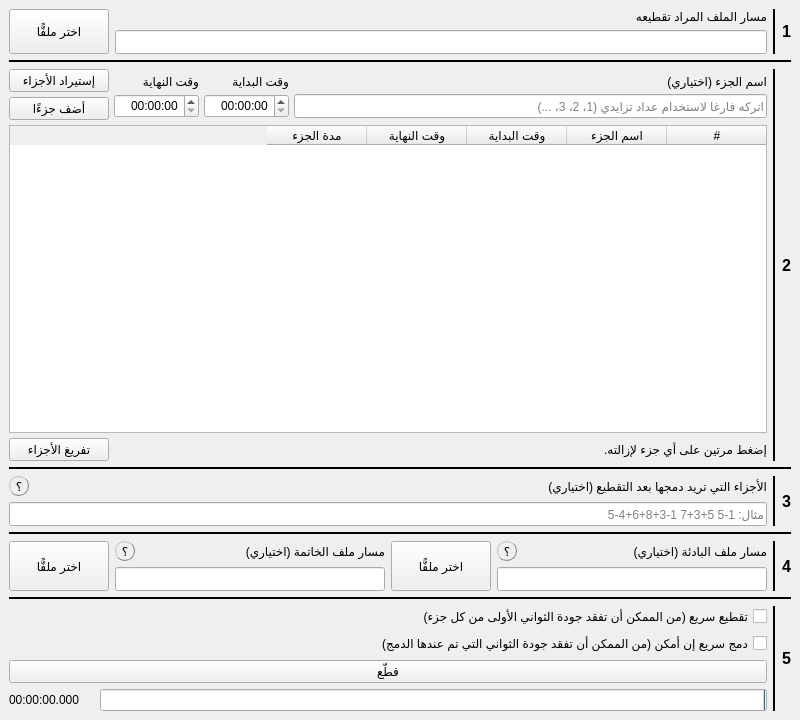
<?xml version="1.0" encoding="UTF-8"?>
<ui version="4.0">
 <class>MainWindow</class>
 <widget class="QMainWindow" name="MainWindow">
  <property name="geometry">
   <rect>
    <x>0</x>
    <y>0</y>
    <width>800</width>
    <height>720</height>
   </rect>
  </property>
  <property name="windowTitle">
   <string>تقطيع</string>
  </property>
  <property name="layoutDirection">
   <enum>Qt::RightToLeft</enum>
  </property>
  <widget class="QWidget" name="centralwidget">
   <layout class="QVBoxLayout" name="verticalLayout_12">
    <item>
     <layout class="QHBoxLayout" name="horizontalLayout_2" stretch="0,0,0,0">
      <item>
       <widget class="QLabel" name="label_2">
        <property name="font">
         <font>
          <pointsize>12</pointsize>
          <bold>true</bold>
         </font>
        </property>
        <property name="text">
         <string>1</string>
        </property>
       </widget>
      </item>
      <item>
       <widget class="Line" name="line_3">
        <property name="frameShadow">
         <enum>QFrame::Plain</enum>
        </property>
        <property name="lineWidth">
         <number>2</number>
        </property>
        <property name="orientation">
         <enum>Qt::Vertical</enum>
        </property>
       </widget>
      </item>
      <item>
       <layout class="QVBoxLayout" name="verticalLayout_4">
        <property name="sizeConstraint">
         <enum>QLayout::SetDefaultConstraint</enum>
        </property>
        <item>
         <widget class="QLabel" name="cuttingFilePathLabel">
          <property name="sizePolicy">
           <sizepolicy hsizetype="Preferred" vsizetype="Preferred">
            <horstretch>0</horstretch>
            <verstretch>0</verstretch>
           </sizepolicy>
          </property>
          <property name="text">
           <string>مسار الملف المراد تقطيعه</string>
          </property>
         </widget>
        </item>
        <item>
         <widget class="QLineEdit" name="cuttingFilePath">
          <property name="enabled">
           <bool>true</bool>
          </property>
          <property name="minimumSize">
           <size>
            <width>0</width>
            <height>24</height>
           </size>
          </property>
          <property name="focusPolicy">
           <enum>Qt::NoFocus</enum>
          </property>
          <property name="readOnly">
           <bool>true</bool>
          </property>
          <property name="placeholderText">
           <string/>
          </property>
         </widget>
        </item>
       </layout>
      </item>
      <item>
       <layout class="QHBoxLayout" name="horizontalLayout_5" stretch="0">
        <property name="spacing">
         <number>-1</number>
        </property>
        <property name="sizeConstraint">
         <enum>QLayout::SetDefaultConstraint</enum>
        </property>
        <item>
         <widget class="QPushButton" name="selectFile">
          <property name="sizePolicy">
           <sizepolicy hsizetype="Minimum" vsizetype="Minimum">
            <horstretch>0</horstretch>
            <verstretch>0</verstretch>
           </sizepolicy>
          </property>
          <property name="minimumSize">
           <size>
            <width>100</width>
            <height>0</height>
           </size>
          </property>
          <property name="focusPolicy">
           <enum>Qt::NoFocus</enum>
          </property>
          <property name="text">
           <string>اختر ملفًّا</string>
          </property>
          <property name="flat">
           <bool>false</bool>
          </property>
         </widget>
        </item>
       </layout>
      </item>
     </layout>
    </item>
    <item>
     <widget class="Line" name="line_2">
      <property name="frameShadow">
       <enum>QFrame::Plain</enum>
      </property>
      <property name="lineWidth">
       <number>2</number>
      </property>
      <property name="orientation">
       <enum>Qt::Horizontal</enum>
      </property>
     </widget>
    </item>
    <item>
     <layout class="QHBoxLayout" name="horizontalLayout_14">
      <item>
       <widget class="QLabel" name="label_3">
        <property name="font">
         <font>
          <pointsize>12</pointsize>
          <bold>true</bold>
         </font>
        </property>
        <property name="text">
         <string>2</string>
        </property>
       </widget>
      </item>
      <item>
       <widget class="Line" name="line_4">
        <property name="frameShadow">
         <enum>QFrame::Plain</enum>
        </property>
        <property name="lineWidth">
         <number>2</number>
        </property>
        <property name="orientation">
         <enum>Qt::Vertical</enum>
        </property>
       </widget>
      </item>
      <item>
       <layout class="QVBoxLayout" name="verticalLayout_10">
        <property name="spacing">
         <number>5</number>
        </property>
        <item>
         <layout class="QHBoxLayout" name="horizontalLayout" stretch="0,0,0,0">
          <item>
           <layout class="QVBoxLayout" name="verticalLayout">
            <property name="spacing">
             <number>-1</number>
            </property>
            <property name="topMargin">
             <number>5</number>
            </property>
            <item>
             <widget class="QLabel" name="sectionTitleLabel">
              <property name="sizePolicy">
               <sizepolicy hsizetype="Minimum" vsizetype="Maximum">
                <horstretch>0</horstretch>
                <verstretch>0</verstretch>
               </sizepolicy>
              </property>
              <property name="text">
               <string>اسم الجزء (اختياري)</string>
              </property>
             </widget>
            </item>
            <item>
             <widget class="QLineEdit" name="sectionTitle">
              <property name="minimumSize">
               <size>
                <width>0</width>
                <height>24</height>
               </size>
              </property>
              <property name="layoutDirection">
               <enum>Qt::RightToLeft</enum>
              </property>
              <property name="alignment">
               <set>Qt::AlignLeading|Qt::AlignLeft|Qt::AlignVCenter</set>
              </property>
              <property name="placeholderText">
               <string>اتركه فارغا لاستخدام عداد تزايدي (1، 2، 3، ...)</string>
              </property>
             </widget>
            </item>
           </layout>
          </item>
          <item>
           <layout class="QVBoxLayout" name="verticalLayout_2">
            <property name="spacing">
             <number>-1</number>
            </property>
            <property name="topMargin">
             <number>5</number>
            </property>
            <item>
             <widget class="QLabel" name="sectionStartTimeLabel">
              <property name="sizePolicy">
               <sizepolicy hsizetype="Preferred" vsizetype="Maximum">
                <horstretch>0</horstretch>
                <verstretch>0</verstretch>
               </sizepolicy>
              </property>
              <property name="text">
               <string>وقت البداية</string>
              </property>
             </widget>
            </item>
            <item>
             <widget class="QTimeEdit" name="sectionStartTime">
              <property name="minimumSize">
               <size>
                <width>85</width>
                <height>24</height>
               </size>
              </property>
              <property name="layoutDirection">
               <enum>Qt::LeftToRight</enum>
              </property>
              <property name="alignment">
               <set>Qt::AlignRight|Qt::AlignTrailing|Qt::AlignVCenter</set>
              </property>
              <property name="currentSection">
               <enum>QDateTimeEdit::HourSection</enum>
              </property>
              <property name="displayFormat">
               <string>HH:mm:ss</string>
              </property>
              <property name="currentSectionIndex">
               <number>0</number>
              </property>
             </widget>
            </item>
           </layout>
          </item>
          <item>
           <layout class="QVBoxLayout" name="verticalLayout_3">
            <property name="spacing">
             <number>-1</number>
            </property>
            <property name="topMargin">
             <number>5</number>
            </property>
            <item>
             <widget class="QLabel" name="sectionEndTimeLabel">
              <property name="sizePolicy">
               <sizepolicy hsizetype="Preferred" vsizetype="Maximum">
                <horstretch>0</horstretch>
                <verstretch>0</verstretch>
               </sizepolicy>
              </property>
              <property name="text">
               <string>وقت النهاية</string>
              </property>
             </widget>
            </item>
            <item>
             <widget class="QTimeEdit" name="sectionEndTime">
              <property name="minimumSize">
               <size>
                <width>85</width>
                <height>24</height>
               </size>
              </property>
              <property name="layoutDirection">
               <enum>Qt::LeftToRight</enum>
              </property>
              <property name="alignment">
               <set>Qt::AlignRight|Qt::AlignTrailing|Qt::AlignVCenter</set>
              </property>
              <property name="displayFormat">
               <string>HH:mm:ss</string>
              </property>
             </widget>
            </item>
           </layout>
          </item>
          <item>
           <layout class="QVBoxLayout" name="verticalLayout_8">
            <item>
             <widget class="QPushButton" name="importSections">
              <property name="sizePolicy">
               <sizepolicy hsizetype="Minimum" vsizetype="Minimum">
                <horstretch>0</horstretch>
                <verstretch>0</verstretch>
               </sizepolicy>
              </property>
              <property name="minimumSize">
               <size>
                <width>100</width>
                <height>0</height>
               </size>
              </property>
              <property name="maximumSize">
               <size>
                <width>100</width>
                <height>16777215</height>
               </size>
              </property>
              <property name="sizeIncrement">
               <size>
                <width>0</width>
                <height>0</height>
               </size>
              </property>
              <property name="baseSize">
               <size>
                <width>0</width>
                <height>0</height>
               </size>
              </property>
              <property name="focusPolicy">
               <enum>Qt::NoFocus</enum>
              </property>
              <property name="toolTip">
               <string>يمكنك استيراد الأجزاء من ملف Excel</string>
              </property>
              <property name="text">
               <string>إستيراد الأجزاء</string>
              </property>
             </widget>
            </item>
            <item>
             <widget class="QPushButton" name="addSection">
              <property name="sizePolicy">
               <sizepolicy hsizetype="Minimum" vsizetype="Minimum">
                <horstretch>0</horstretch>
                <verstretch>0</verstretch>
               </sizepolicy>
              </property>
              <property name="minimumSize">
               <size>
                <width>100</width>
                <height>0</height>
               </size>
              </property>
              <property name="maximumSize">
               <size>
                <width>100</width>
                <height>16777215</height>
               </size>
              </property>
              <property name="sizeIncrement">
               <size>
                <width>0</width>
                <height>0</height>
               </size>
              </property>
              <property name="baseSize">
               <size>
                <width>0</width>
                <height>0</height>
               </size>
              </property>
              <property name="focusPolicy">
               <enum>Qt::StrongFocus</enum>
              </property>
              <property name="styleSheet">
               <string notr="true"/>
              </property>
              <property name="text">
               <string>أضف جزءًا</string>
              </property>
             </widget>
            </item>
           </layout>
          </item>
         </layout>
        </item>
        <item>
         <widget class="QTableWidget" name="sections">
          <property name="focusPolicy">
           <enum>Qt::ClickFocus</enum>
          </property>
          <property name="sizeAdjustPolicy">
           <enum>QAbstractScrollArea::AdjustIgnored</enum>
          </property>
          <property name="editTriggers">
           <set>QAbstractItemView::NoEditTriggers</set>
          </property>
          <property name="alternatingRowColors">
           <bool>true</bool>
          </property>
          <property name="showGrid">
           <bool>true</bool>
          </property>
          <attribute name="horizontalHeaderVisible">
           <bool>true</bool>
          </attribute>
          <attribute name="horizontalHeaderCascadingSectionResizes">
           <bool>false</bool>
          </attribute>
          <attribute name="horizontalHeaderShowSortIndicator" stdset="0">
           <bool>false</bool>
          </attribute>
          <attribute name="horizontalHeaderStretchLastSection">
           <bool>false</bool>
          </attribute>
          <attribute name="verticalHeaderVisible">
           <bool>false</bool>
          </attribute>
          <column>
           <property name="text">
            <string>#</string>
           </property>
          </column>
          <column>
           <property name="text">
            <string>اسم الجزء</string>
           </property>
          </column>
          <column>
           <property name="text">
            <string>وقت البداية</string>
           </property>
          </column>
          <column>
           <property name="text">
            <string>وقت النهاية</string>
           </property>
          </column>
          <column>
           <property name="text">
            <string>مدة الجزء</string>
           </property>
          </column>
         </widget>
        </item>
        <item>
         <layout class="QHBoxLayout" name="horizontalLayout_3" stretch="1,0">
          <item>
           <widget class="QLabel" name="label">
            <property name="layoutDirection">
             <enum>Qt::RightToLeft</enum>
            </property>
            <property name="text">
             <string>إضغط مرتين على أي جزء لإزالته.</string>
            </property>
           </widget>
          </item>
          <item>
           <widget class="QPushButton" name="clearSections">
            <property name="minimumSize">
             <size>
              <width>100</width>
              <height>0</height>
             </size>
            </property>
            <property name="focusPolicy">
             <enum>Qt::NoFocus</enum>
            </property>
            <property name="text">
             <string>تفريغ الأجزاء</string>
            </property>
           </widget>
          </item>
         </layout>
        </item>
       </layout>
      </item>
     </layout>
    </item>
    <item>
     <widget class="Line" name="line_8">
      <property name="frameShadow">
       <enum>QFrame::Plain</enum>
      </property>
      <property name="lineWidth">
       <number>2</number>
      </property>
      <property name="orientation">
       <enum>Qt::Horizontal</enum>
      </property>
     </widget>
    </item>
    <item>
     <layout class="QHBoxLayout" name="horizontalLayout_13">
      <item>
       <widget class="QLabel" name="label_6">
        <property name="font">
         <font>
          <pointsize>12</pointsize>
          <bold>true</bold>
         </font>
        </property>
        <property name="text">
         <string>3</string>
        </property>
       </widget>
      </item>
      <item>
       <widget class="Line" name="line_9">
        <property name="frameShadow">
         <enum>QFrame::Plain</enum>
        </property>
        <property name="lineWidth">
         <number>2</number>
        </property>
        <property name="orientation">
         <enum>Qt::Vertical</enum>
        </property>
       </widget>
      </item>
      <item>
       <layout class="QVBoxLayout" name="verticalLayout_5">
        <item>
         <layout class="QHBoxLayout" name="horizontalLayout_6">
          <item>
           <widget class="QLabel" name="sectionsToMergeListLabel">
            <property name="sizePolicy">
             <sizepolicy hsizetype="Preferred" vsizetype="Preferred">
              <horstretch>0</horstretch>
              <verstretch>0</verstretch>
             </sizepolicy>
            </property>
            <property name="statusTip">
             <string/>
            </property>
            <property name="whatsThis">
             <string/>
            </property>
            <property name="lineWidth">
             <number>1</number>
            </property>
            <property name="text">
             <string>الأجزاء التي تريد دمجها بعد التقطيع (اختياري)</string>
            </property>
           </widget>
          </item>
          <item>
           <spacer name="horizontalSpacer_3">
            <property name="orientation">
             <enum>Qt::Horizontal</enum>
            </property>
            <property name="sizeHint" stdset="0">
             <size>
              <width>40</width>
              <height>20</height>
             </size>
            </property>
           </spacer>
          </item>
          <item>
           <widget class="QLabel" name="sectionsToMergeListLabelHint">
            <property name="minimumSize">
             <size>
              <width>20</width>
              <height>0</height>
             </size>
            </property>
            <property name="styleSheet">
             <string notr="true">QLabel {
    border-style: outset;
    border-width: 1px;
    border-radius: 10px;
    border-color: grey;
}</string>
            </property>
            <property name="text">
             <string>؟</string>
            </property>
            <property name="alignment">
             <set>Qt::AlignCenter</set>
            </property>
           </widget>
          </item>
         </layout>
        </item>
        <item>
         <widget class="QLineEdit" name="sectionsToMergeList">
          <property name="enabled">
           <bool>true</bool>
          </property>
          <property name="minimumSize">
           <size>
            <width>0</width>
            <height>24</height>
           </size>
          </property>
          <property name="focusPolicy">
           <enum>Qt::ClickFocus</enum>
          </property>
          <property name="layoutDirection">
           <enum>Qt::RightToLeft</enum>
          </property>
          <property name="alignment">
           <set>Qt::AlignLeading|Qt::AlignLeft|Qt::AlignVCenter</set>
          </property>
          <property name="readOnly">
           <bool>false</bool>
          </property>
          <property name="placeholderText">
           <string>مثال: 1-5 5+3+7 1-3+8+6+4-5</string>
          </property>
         </widget>
        </item>
       </layout>
      </item>
     </layout>
    </item>
    <item>
     <widget class="Line" name="line_6">
      <property name="frameShadow">
       <enum>QFrame::Plain</enum>
      </property>
      <property name="lineWidth">
       <number>2</number>
      </property>
      <property name="orientation">
       <enum>Qt::Horizontal</enum>
      </property>
     </widget>
    </item>
    <item>
     <layout class="QHBoxLayout" name="horizontalLayout_12">
      <item>
       <widget class="QLabel" name="label_5">
        <property name="font">
         <font>
          <pointsize>12</pointsize>
          <bold>true</bold>
         </font>
        </property>
        <property name="text">
         <string>4</string>
        </property>
       </widget>
      </item>
      <item>
       <widget class="Line" name="line_7">
        <property name="frameShadow">
         <enum>QFrame::Plain</enum>
        </property>
        <property name="lineWidth">
         <number>2</number>
        </property>
        <property name="orientation">
         <enum>Qt::Vertical</enum>
        </property>
       </widget>
      </item>
      <item>
       <layout class="QVBoxLayout" name="verticalLayout_7">
        <item>
         <layout class="QHBoxLayout" name="horizontalLayout_7">
          <item>
           <widget class="QLabel" name="selectIntroFileLabel">
            <property name="sizePolicy">
             <sizepolicy hsizetype="Preferred" vsizetype="Preferred">
              <horstretch>0</horstretch>
              <verstretch>0</verstretch>
             </sizepolicy>
            </property>
            <property name="statusTip">
             <string/>
            </property>
            <property name="whatsThis">
             <string/>
            </property>
            <property name="lineWidth">
             <number>1</number>
            </property>
            <property name="text">
             <string>مسار ملف البادئة (اختياري)</string>
            </property>
           </widget>
          </item>
          <item>
           <spacer name="horizontalSpacer">
            <property name="orientation">
             <enum>Qt::Horizontal</enum>
            </property>
            <property name="sizeHint" stdset="0">
             <size>
              <width>40</width>
              <height>20</height>
             </size>
            </property>
           </spacer>
          </item>
          <item>
           <widget class="QLabel" name="selectIntroFileLabelHint">
            <property name="minimumSize">
             <size>
              <width>20</width>
              <height>0</height>
             </size>
            </property>
            <property name="styleSheet">
             <string notr="true">QLabel {
    border-style: outset;
    border-width: 1px;
    border-radius: 10px;
    border-color: grey;
}</string>
            </property>
            <property name="text">
             <string>؟</string>
            </property>
            <property name="alignment">
             <set>Qt::AlignCenter</set>
            </property>
           </widget>
          </item>
         </layout>
        </item>
        <item>
         <widget class="QLineEdit" name="introFilePath">
          <property name="enabled">
           <bool>true</bool>
          </property>
          <property name="minimumSize">
           <size>
            <width>0</width>
            <height>24</height>
           </size>
          </property>
          <property name="focusPolicy">
           <enum>Qt::NoFocus</enum>
          </property>
          <property name="readOnly">
           <bool>true</bool>
          </property>
          <property name="placeholderText">
           <string/>
          </property>
         </widget>
        </item>
       </layout>
      </item>
      <item>
       <layout class="QHBoxLayout" name="horizontalLayout_8">
        <property name="spacing">
         <number>-1</number>
        </property>
        <property name="sizeConstraint">
         <enum>QLayout::SetDefaultConstraint</enum>
        </property>
        <property name="leftMargin">
         <number>0</number>
        </property>
        <item>
         <widget class="QPushButton" name="selectIntroFile">
          <property name="sizePolicy">
           <sizepolicy hsizetype="Minimum" vsizetype="Minimum">
            <horstretch>0</horstretch>
            <verstretch>0</verstretch>
           </sizepolicy>
          </property>
          <property name="minimumSize">
           <size>
            <width>100</width>
            <height>0</height>
           </size>
          </property>
          <property name="focusPolicy">
           <enum>Qt::NoFocus</enum>
          </property>
          <property name="text">
           <string>اختر ملفًّا</string>
          </property>
          <property name="flat">
           <bool>false</bool>
          </property>
         </widget>
        </item>
       </layout>
      </item>
      <item>
       <layout class="QVBoxLayout" name="verticalLayout_9">
        <item>
         <layout class="QHBoxLayout" name="horizontalLayout_11">
          <item>
           <widget class="QLabel" name="selectOutroFileLabel">
            <property name="sizePolicy">
             <sizepolicy hsizetype="Preferred" vsizetype="Preferred">
              <horstretch>0</horstretch>
              <verstretch>0</verstretch>
             </sizepolicy>
            </property>
            <property name="text">
             <string>مسار ملف الخاتمة (اختياري)</string>
            </property>
           </widget>
          </item>
          <item>
           <spacer name="horizontalSpacer_2">
            <property name="orientation">
             <enum>Qt::Horizontal</enum>
            </property>
            <property name="sizeHint" stdset="0">
             <size>
              <width>40</width>
              <height>20</height>
             </size>
            </property>
           </spacer>
          </item>
          <item>
           <widget class="QLabel" name="selectOutroFileLabelHint">
            <property name="minimumSize">
             <size>
              <width>20</width>
              <height>0</height>
             </size>
            </property>
            <property name="styleSheet">
             <string notr="true">QLabel {
    border-style: outset;
    border-width: 1px;
    border-radius: 10px;
    border-color: grey;
}</string>
            </property>
            <property name="text">
             <string>؟</string>
            </property>
            <property name="alignment">
             <set>Qt::AlignCenter</set>
            </property>
           </widget>
          </item>
         </layout>
        </item>
        <item>
         <widget class="QLineEdit" name="outroFilePath">
          <property name="enabled">
           <bool>true</bool>
          </property>
          <property name="minimumSize">
           <size>
            <width>0</width>
            <height>24</height>
           </size>
          </property>
          <property name="focusPolicy">
           <enum>Qt::NoFocus</enum>
          </property>
          <property name="readOnly">
           <bool>true</bool>
          </property>
          <property name="placeholderText">
           <string/>
          </property>
         </widget>
        </item>
       </layout>
      </item>
      <item>
       <layout class="QHBoxLayout" name="horizontalLayout_10">
        <item>
         <widget class="QPushButton" name="selectOutroFile">
          <property name="sizePolicy">
           <sizepolicy hsizetype="Minimum" vsizetype="Minimum">
            <horstretch>0</horstretch>
            <verstretch>0</verstretch>
           </sizepolicy>
          </property>
          <property name="minimumSize">
           <size>
            <width>100</width>
            <height>0</height>
           </size>
          </property>
          <property name="focusPolicy">
           <enum>Qt::NoFocus</enum>
          </property>
          <property name="text">
           <string>اختر ملفًّا</string>
          </property>
          <property name="flat">
           <bool>false</bool>
          </property>
         </widget>
        </item>
       </layout>
      </item>
     </layout>
    </item>
    <item>
     <widget class="Line" name="line">
      <property name="frameShadow">
       <enum>QFrame::Plain</enum>
      </property>
      <property name="lineWidth">
       <number>2</number>
      </property>
      <property name="orientation">
       <enum>Qt::Horizontal</enum>
      </property>
     </widget>
    </item>
    <item>
     <layout class="QHBoxLayout" name="horizontalLayout_9">
      <item>
       <widget class="QLabel" name="label_4">
        <property name="font">
         <font>
          <pointsize>12</pointsize>
          <bold>true</bold>
         </font>
        </property>
        <property name="text">
         <string>5</string>
        </property>
       </widget>
      </item>
      <item>
       <widget class="Line" name="line_5">
        <property name="frameShadow">
         <enum>QFrame::Plain</enum>
        </property>
        <property name="lineWidth">
         <number>2</number>
        </property>
        <property name="orientation">
         <enum>Qt::Vertical</enum>
        </property>
       </widget>
      </item>
      <item>
       <layout class="QVBoxLayout" name="verticalLayout_6">
        <item>
         <layout class="QVBoxLayout" name="verticalLayout_11">
          <item>
           <widget class="QCheckBox" name="quickCut">
            <property name="sizePolicy">
             <sizepolicy hsizetype="Minimum" vsizetype="Minimum">
              <horstretch>0</horstretch>
              <verstretch>0</verstretch>
             </sizepolicy>
            </property>
            <property name="focusPolicy">
             <enum>Qt::NoFocus</enum>
            </property>
            <property name="layoutDirection">
             <enum>Qt::RightToLeft</enum>
            </property>
            <property name="text">
             <string>تقطيع سريع (من الممكن أن تفقد جودة الثواني الأولى من كل جزء)</string>
            </property>
           </widget>
          </item>
          <item>
           <widget class="QCheckBox" name="quickMerge">
            <property name="sizePolicy">
             <sizepolicy hsizetype="Minimum" vsizetype="Minimum">
              <horstretch>0</horstretch>
              <verstretch>0</verstretch>
             </sizepolicy>
            </property>
            <property name="focusPolicy">
             <enum>Qt::NoFocus</enum>
            </property>
            <property name="layoutDirection">
             <enum>Qt::RightToLeft</enum>
            </property>
            <property name="text">
             <string>دمج سريع إن أمكن (من الممكن أن تفقد جودة الثواني التي تم عندها الدمج)</string>
            </property>
           </widget>
          </item>
         </layout>
        </item>
        <item>
         <widget class="QPushButton" name="processSections">
          <property name="sizePolicy">
           <sizepolicy hsizetype="Minimum" vsizetype="Minimum">
            <horstretch>0</horstretch>
            <verstretch>0</verstretch>
           </sizepolicy>
          </property>
          <property name="focusPolicy">
           <enum>Qt::NoFocus</enum>
          </property>
          <property name="text">
           <string>قطّع</string>
          </property>
          <property name="flat">
           <bool>false</bool>
          </property>
         </widget>
        </item>
        <item>
         <layout class="QHBoxLayout" name="horizontalLayout_4">
          <item>
           <widget class="QProgressBar" name="processProgress">
            <property name="layoutDirection">
             <enum>Qt::RightToLeft</enum>
            </property>
            <property name="value">
             <number>0</number>
            </property>
           </widget>
          </item>
          <item>
           <widget class="QLabel" name="processTimer">
            <property name="sizePolicy">
             <sizepolicy hsizetype="Preferred" vsizetype="Maximum">
              <horstretch>0</horstretch>
              <verstretch>0</verstretch>
             </sizepolicy>
            </property>
            <property name="minimumSize">
             <size>
              <width>85</width>
              <height>0</height>
             </size>
            </property>
            <property name="text">
             <string>00:00:00.000</string>
            </property>
           </widget>
          </item>
         </layout>
        </item>
       </layout>
      </item>
     </layout>
    </item>
   </layout>
  </widget>
 </widget>
 <tabstops>
  <tabstop>sectionTitle</tabstop>
  <tabstop>sectionStartTime</tabstop>
  <tabstop>sectionEndTime</tabstop>
  <tabstop>cuttingFilePath</tabstop>
  <tabstop>sections</tabstop>
  <tabstop>processSections</tabstop>
 </tabstops>
 <resources/>
 <connections/>
</ui>
